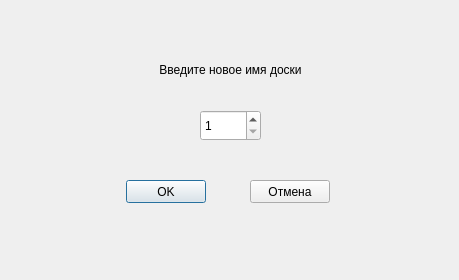
<?xml version="1.0" encoding="UTF-8"?>
<ui version="4.0">
 <class>Dialog</class>
 <widget class="QDialog" name="Dialog">
  <property name="geometry">
   <rect>
    <x>0</x>
    <y>0</y>
    <width>459</width>
    <height>280</height>
   </rect>
  </property>
  <property name="windowTitle">
   <string>Dialog</string>
  </property>
  <widget class="QLabel" name="headerText">
   <property name="geometry">
    <rect>
     <x>10</x>
     <y>50</y>
     <width>441</width>
     <height>40</height>
    </rect>
   </property>
   <property name="layoutDirection">
    <enum>Qt::LeftToRight</enum>
   </property>
   <property name="text">
    <string>Введите новое имя доски</string>
   </property>
   <property name="alignment">
    <set>Qt::AlignCenter</set>
   </property>
   <property name="class" stdset="0">
    <string>regularText</string>
   </property>
  </widget>
  <widget class="QPushButton" name="okButton">
   <property name="geometry">
    <rect>
     <x>126</x>
     <y>180</y>
     <width>80</width>
     <height>23</height>
    </rect>
   </property>
   <property name="cursor">
    <cursorShape>PointingHandCursor</cursorShape>
   </property>
   <property name="text">
    <string>OK</string>
   </property>
   <property name="class" stdset="0">
    <string>whiteButton</string>
   </property>
  </widget>
  <widget class="QPushButton" name="cancelButton">
   <property name="geometry">
    <rect>
     <x>250</x>
     <y>180</y>
     <width>80</width>
     <height>23</height>
    </rect>
   </property>
   <property name="cursor">
    <cursorShape>PointingHandCursor</cursorShape>
   </property>
   <property name="text">
    <string>Отмена</string>
   </property>
   <property name="class" stdset="0">
    <string>redButton</string>
   </property>
  </widget>
  <widget class="QSpinBox" name="positionBox">
   <property name="geometry">
    <rect>
     <x>200</x>
     <y>110</y>
     <width>61</width>
     <height>31</height>
    </rect>
   </property>
   <property name="minimum">
    <number>1</number>
   </property>
   <property name="maximum">
    <number>1000</number>
   </property>
   <property name="class" stdset="0">
    <string>combobox</string>
   </property>
  </widget>
 </widget>
 <resources/>
 <connections/>
</ui>
